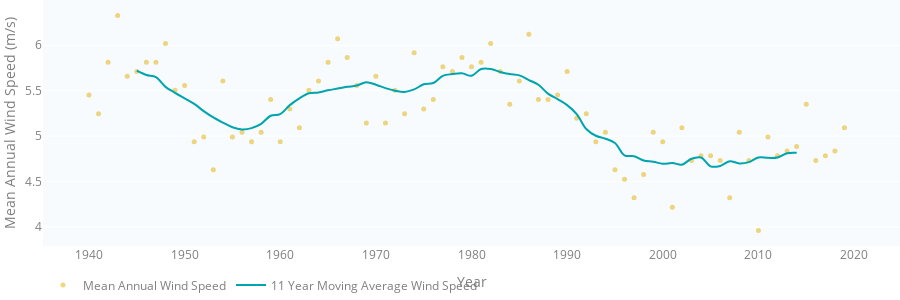

This figure's notebook cell:
### Code cell
# valentia seperate charts
figure_2_4_a_1 = go.Figure(data=[annual_speed_trace, moving_avg_speed_trace], layout=TIMESERIES_LAYOUT)
figure_2_4_a_1.update_layout(
    yaxis=dict(title='Mean Annual Wind Speed (m/s)'),
    xaxis=dict(title="Year"),
    height=300)
figure_2_4_a_1
